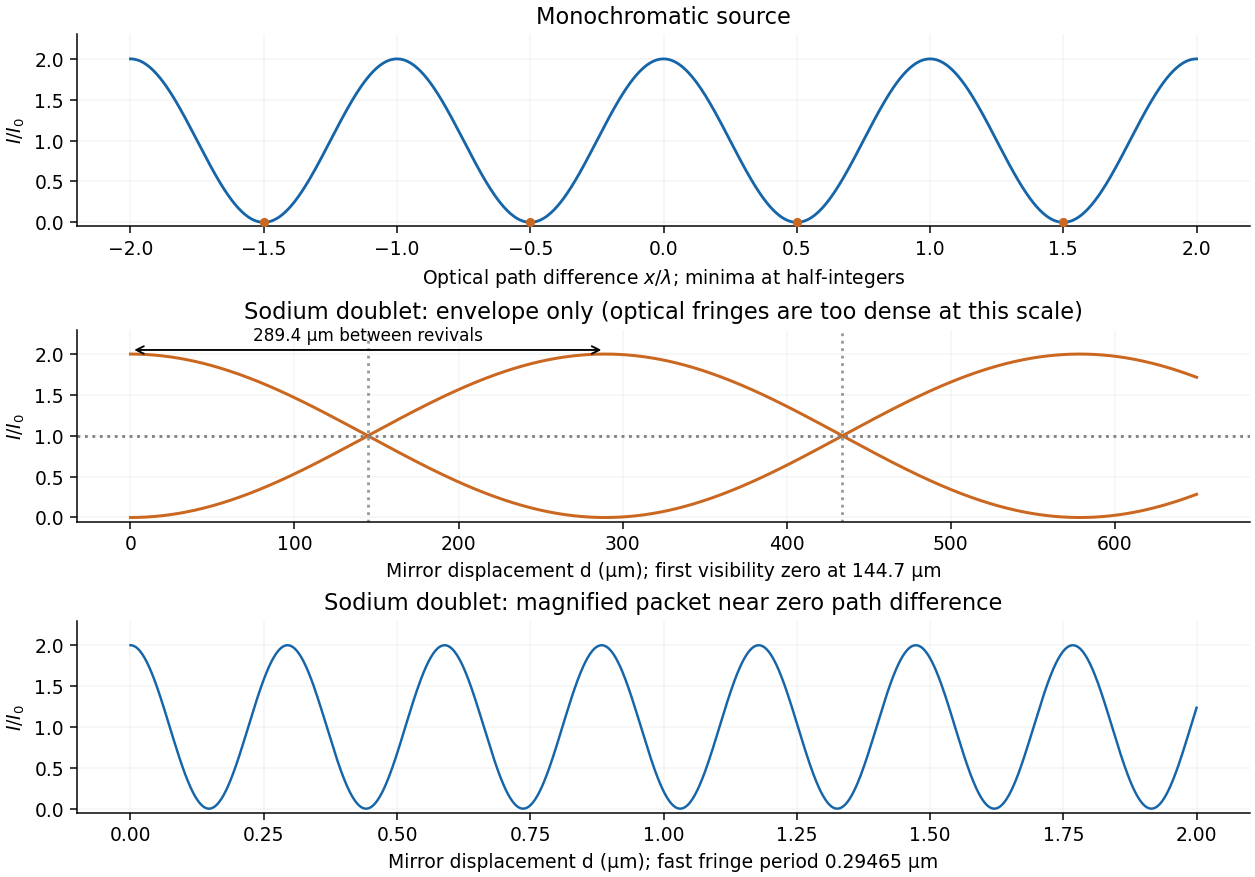

The Python source for this figure:
"""Original solution figure; tested with Python 3.14.4.
Uses NumPy 2.3.5 and Matplotlib 3.10.7 from the root pyproject.toml.
Writes its PNG basename to the current working directory.
"""
import numpy as np
import matplotlib
matplotlib.use("Agg")
import matplotlib.pyplot as plt
from pathlib import Path
plt.rcParams.update({"font.size": 10, "axes.spines.top": False, "axes.spines.right": False, "figure.facecolor": "white", "axes.facecolor": "white", "savefig.facecolor": "white"})
fig,axes=plt.subplots(3,1,figsize=(9.3,6.5),layout="constrained")
x=np.linspace(-2,2,1000)
axes[0].plot(x,1+np.cos(2*np.pi*x),color="#1565a8",lw=1.5)
axes[0].scatter([-1.5,-.5,.5,1.5],[0]*4,color="#ca6720",s=15,zorder=4)
axes[0].set_xlabel(r"Optical path difference $x/\lambda$; minima at half-integers")
axes[0].set_title("Monochromatic source")
l1,l2=589e-9,589.6e-9
k1,k2=2*np.pi/l1,2*np.pi/l2
kb,dk=(k1+k2)/2,abs(k1-k2)
d=np.linspace(0,650e-6,3000)
v=np.abs(np.cos(dk*d))
axes[1].plot(d*1e6,1+v,color="#ca6720",lw=1.6,label="fringe envelope")
axes[1].plot(d*1e6,1-v,color="#ca6720",lw=1.6)
axes[1].axhline(1,color="0.5",ls=":")
for j in [1,3]:axes[1].axvline(j*np.pi/(2*dk)*1e6,color="0.6",ls=":")
axes[1].set_xlabel("Mirror displacement d (µm); first visibility zero at 144.7 µm")
axes[1].set_title("Sodium doublet: envelope only (optical fringes are too dense at this scale)")
axes[1].annotate("",xy=(289.4,2.05),xytext=(0,2.05),arrowprops={"arrowstyle":"<->"})
axes[1].text(144.7,2.17,"289.4 µm between revivals",ha="center",fontsize=9)
d=np.linspace(0,2e-6,1500)
axes[2].plot(d*1e6,1+np.cos(2*kb*d)*np.cos(dk*d),color="#1565a8",lw=1.3)
axes[2].set_xlabel("Mirror displacement d (µm); fast fringe period 0.29465 µm")
axes[2].set_title("Sodium doublet: magnified packet near zero path difference")
for ax in axes:
    ax.set_ylabel(r"$I/I_0$");ax.set_ylim(-.05,2.3);ax.grid(alpha=.13)
fig.savefig(Path(__file__).with_suffix(".png").name,dpi=135)
